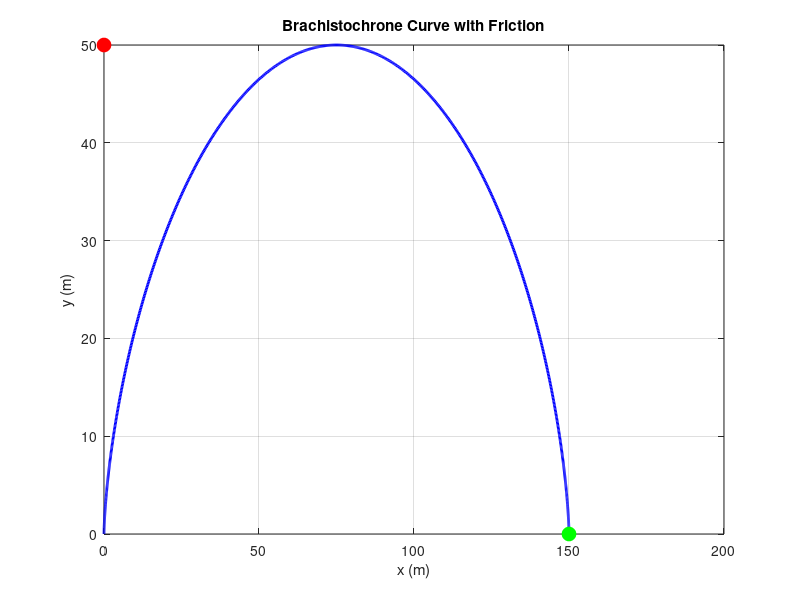

Reproduce this figure in MATLAB.
clear
clc
close all

% Define the parameters
h = 50; % height in meters
L = 150; % length in meters
mu = 0.03; % coefficient of friction
g = 9.81; % acceleration due to gravity in m/s^2

% Define the cycloid parameters
R = h / (2 * pi); % radius of the generating circle
theta_max = 2 * pi; % maximum angle for the cycloid

% Define the cycloid equations
x_cycloid = @(theta) R * (theta - sin(theta));
y_cycloid = @(theta) R * (1 - cos(theta));

% Define the range of theta
theta = linspace(0, theta_max, 1000);

% Calculate the cycloid coordinates
x = x_cycloid(theta);
y = y_cycloid(theta);

% Scale the cycloid to fit the given length and height
x = x * (L / max(x));
y = y * (h / max(y));

% Plot the cycloid
figure;
plot(x, y, 'b', 'LineWidth', 2);
hold on;
xlabel('x (m)');
ylabel('y (m)');
title('Brachistochrone Curve with Friction');
grid on;

% Calculate the time taken to travel along the curve with friction
v = sqrt(2 * g * (h - y) ./ (1 + mu * (x ./ sqrt(x.^2 + y.^2))));
t = trapz(x, 1 ./ v);

% Display the total time
disp(['Total time to travel along the curve: ', num2str(t), ' seconds']);

% Mark the start and end points
plot(0, h, 'ro', 'MarkerSize', 10, 'MarkerFaceColor', 'r');
plot(L, 0, 'go', 'MarkerSize', 10, 'MarkerFaceColor', 'g');

hold off;
